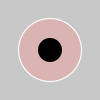
Frame 1 (no input)
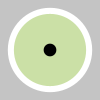
Frame 60 (the mouse pressed at the canvas centre just before this capture)
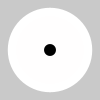
Frame 120 (the mouse held since frame 60 and released just before this capture)

The Processing sketch that drew these frames (run headless with seeded random() and noise(); from frame 60 on, the mouse is pressed at the canvas centre):

// Processing sketch: processing_136612
// ── processing_136612.pde

float eyesize[] = {55,90};
float pupil[] = {5,25};
float middle[] = {50,75,100};
float eyeColor1[] = {150,183,170};
float eyeColor2[] = {0,27,255};
float eyeColor3[] = {75,255,0};
float eyeColor4[] = {0,149,239};
float back[] = {100,150,255};
  
 
 
 
eyeball EyeBall1;                       
 
void setup(){
   background(0);
  frameRate(6);
  size(100,100);
}
 
void draw(){
  background(random(back[0],back[2]));
EyeBall1 = new eyeball(
    random(eyesize[0],eyesize[1]),
    random(pupil[0],pupil[1]),
    random(middle[0],middle[2]),
    random(eyeColor1[0],eyeColor1[2]),
    random(eyeColor2[0],eyeColor2[2]),
    random(eyeColor3[0],eyeColor3[2]),
    random(eyeColor4[0],eyeColor4[2])
   
   
   
  );
  EyeBall1.run(); 
}
 
class eyeball{
  float eyesize;
  float pupil;
  float middle; 
  float eyeColor1;
  float eyeColor2;
  float eyeColor3;
  float eyeColor4;
  
  
  
  
 
  eyeball(float _eyesize, float _pupil, float _middle, float _eyeColor1, float _eyeColor2, float _eyeColor3, float _eyeColor4){
  eyesize = _eyesize;
  pupil = _pupil;
  middle = _middle;
  eyeColor1 = _eyeColor1;
  eyeColor2 = _eyeColor2;
  eyeColor3 = _eyeColor3;
  eyeColor4 = _eyeColor4;
  
  
  
  
}
   
  void run(){
    display();
  }
 
void display(){
    noStroke();
    fill(255);
    pushMatrix();
    translate(width/2, height/2);
     
    // eyeeyeBall
    fill(255);
    ellipse(0, 0, eyesize, eyesize);
     
    // iris
    fill(eyeColor1,eyeColor2,eyeColor3,eyeColor4); 
    ellipse(0, 0, middle, middle);   
     
    // pupil
    fill(0); 
    ellipse(0, 0, pupil, pupil);   
    popMatrix();
  }
}
